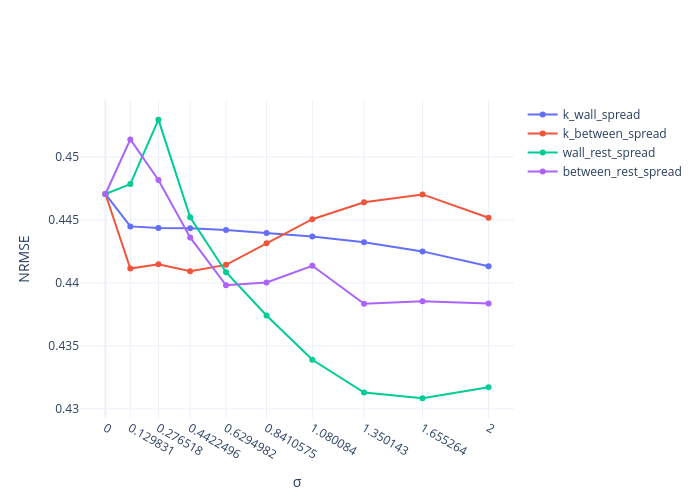

The notebook cell this image was saved under:
### Code cell
fig = go.Figure()

for variance in variance_trials:
    if variance == 0:
        name = "k_wall_spread"
    elif variance == 1:
        name = "k_between_spread"
    elif variance == 2:
        name = "wall_rest_spread"
    elif variance == 3:
        name = "between_rest_spread"
    fig.add_trace(
        go.Scatter(
            x=sigma_vals,
            y=variance_trials_nrmse[variance],
            mode="lines+markers",
            name=name,
        )
    )

fig.update_layout(
    xaxis_title="σ",
    yaxis_title="NRMSE",
    xaxis=dict(tickmode="array", tickvals=sigma_vals),
    template="plotly_white",
    width=700,
    height=500,
)

fig.show()

### Figure 1 — Plotly figure (JSON) as saved in the notebook; plotly's stock layout.template omitted (floating-point values rounded to 4 significant figures)
{"data": [{"mode": "lines+markers", "name": "k_wall_spread", "type": "scatter", "x": [0.0, 0.1298, 0.2765, 0.4422, 0.6295, 0.8411, 1.08, 1.35, 1.655, 2.0], "y": [0.4471, 0.4445, 0.4444, 0.4443, 0.4442, 0.444, 0.4437, 0.4432, 0.4425, 0.4413]}, {"mode": "lines+markers", "name": "k_between_spread", "type": "scatter", "x": [0.0, 0.1298, 0.2765, 0.4422, 0.6295, 0.8411, 1.08, 1.35, 1.655, 2.0], "y": [0.4471, 0.4411, 0.4415, 0.4409, 0.4414, 0.4431, 0.4451, 0.4464, 0.447, 0.4452]}, {"mode": "lines+markers", "name": "wall_rest_spread", "type": "scatter", "x": [0.0, 0.1298, 0.2765, 0.4422, 0.6295, 0.8411, 1.08, 1.35, 1.655, 2.0], "y": [0.4471, 0.4478, 0.453, 0.4452, 0.4408, 0.4374, 0.4339, 0.4313, 0.4308, 0.4317]}, {"mode": "lines+markers", "name": "between_rest_spread", "type": "scatter", "x": [0.0, 0.1298, 0.2765, 0.4422, 0.6295, 0.8411, 1.08, 1.35, 1.655, 2.0], "y": [0.4471, 0.4514, 0.4482, 0.4436, 0.4398, 0.44, 0.4414, 0.4383, 0.4385, 0.4384]}], "layout": {"height": 500, "width": 700, "xaxis": {"tickmode": "array", "tickvals": [0.0, 0.1298, 0.2765, 0.4422, 0.6295, 0.8411, 1.08, 1.35, 1.655, 2.0], "title": {"text": "σ"}}, "yaxis": {"title": {"text": "NRMSE"}}}}
